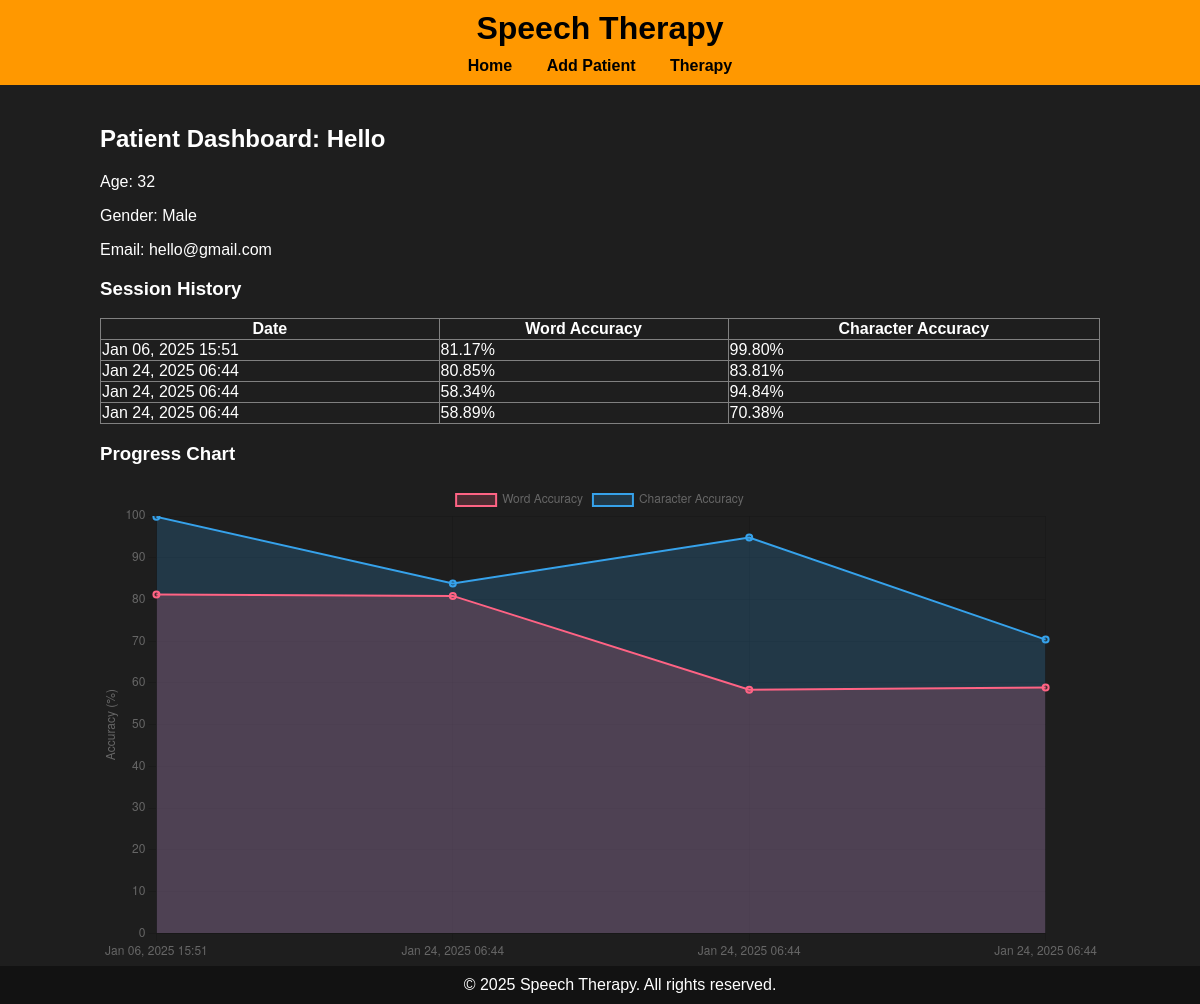
Page /patient/3/ on the committed database.
### therapy/models.py (models this page shows, shortened)
class Patient(models.Model):
    name = models.CharField(max_length=100)
    age = models.IntegerField()
    gender = models.CharField(max_length=10)
    email = models.EmailField()

class Session(models.Model):
    patient = models.ForeignKey(Patient, on_delete=models.CASCADE)
    date = models.DateTimeField(auto_now_add=True)
    word_accuracy = models.FloatField()
    char_accuracy = models.FloatField()

### therapy/views.py (the view)
# urls.py: path('patient/<int:patient_id>/', views.patient_dashboard, name='patient_dashboard'),
def patient_dashboard(request, patient_id):
    patient = get_object_or_404(Patient, id=patient_id)
    sessions = Session.objects.filter(patient=patient).order_by('date')
    return render(request, 'patient_dashboard.html', {
        'patient': patient,
        'sessions': sessions,
    })

### therapy/templates/patient_dashboard.html (shortened to what this page needs)
{% extends 'base.html' %}
{% block content %}
<h2>Patient Dashboard: {{ patient.name }}</h2>
<p>Age: {{ patient.age }}</p>
<p>Gender: {{ patient.gender }}</p>
<p>Email: {{ patient.email }}</p>
<h3>Session History</h3>
<table border="1" style="width: 100%; color: #fff; border-collapse: collapse;">
    <thead>
        <tr>
            <th>Date</th>
            <th>Word Accuracy</th>
            <th>Character Accuracy</th>
        </tr>
    </thead>
    <tbody>
        {% for session in sessions %}
        <tr>
            <td>{{ session.date|date:"M d, Y H:i" }}</td>
            <td>{{ session.word_accuracy|floatformat:2 }}%</td>
            <td>{{ session.char_accuracy|floatformat:2 }}%</td>
        </tr>
        {% endfor %}
    </tbody>
</table>
<h3>Progress Chart</h3>
<canvas id="progressChart" width="800" height="400"></canvas>
<script>
    const sessionData = JSON.parse(document.getElementById('session-data').textContent);
    if (sessionData.length === 0) {
        console.error("No session data found!");
    }
    const labels = sessionData.map(session => session.date);
    const wordAccuracy = sessionData.map(session => session.word_accuracy);
    const charAccuracy = sessionData.map(session => session.char_accuracy);
    const ctx = document.getElementById('progressChart').getContext('2d');
    new Chart(ctx, {
        type: 'line',
        data: {
            labels: labels,
            datasets: [
                {
                    label: 'Word Accuracy',
                    data: wordAccuracy,
                    borderColor: 'rgba(255, 99, 132, 1)',
                    backgroundColor: 'rgba(255, 99, 132, 0.2)',
                    borderWidth: 2,
                    fill: true,
                },
                {
                    label: 'Character Accuracy',
                    data: charAccuracy,
                    borderColor: 'rgba(54, 162, 235, 1)',
                    backgroundColor: 'rgba(54, 162, 235, 0.2)',
                    borderWidth: 2,
                    fill: true,
                }
            ]
        },
        options: {
            responsive: true,
            plugins: {
                legend: {
                    position: 'top',
                },
                tooltip: {
                    mode: 'index',
                    intersect: false,
                }
            },
            scales: {
                x: {
                    title: {
                        display: true,
                        text: 'Session Dates'
                    }
                },
                y: {
                    title: {
                        display: true,
                        text: 'Accuracy (%)'
                    },
                    beginAtZero: true,
                    max: 100
                }
            }
        }
    });
</script>
{% endblock %}

### therapy/templates/base.html (style rules this page uses)
body { font-family: Arial, sans-serif; margin: 0; padding: 0; background-color: #1e1e1e; color: #ffffff; }

### rows in the picture
Patient: name "Hello", age "32", gender "Male", email "hello@gmail.com"
Session: date "Jan 06, 2025 15:51", word_accuracy "81.17", char_accuracy "99.80"
Session: date "Jan 24, 2025 06:44", word_accuracy "80.85", char_accuracy "83.81"
Session: date "Jan 24, 2025 06:44", word_accuracy "58.34", char_accuracy "94.84"
Session: date "Jan 24, 2025 06:44", word_accuracy "58.89", char_accuracy "70.38"
